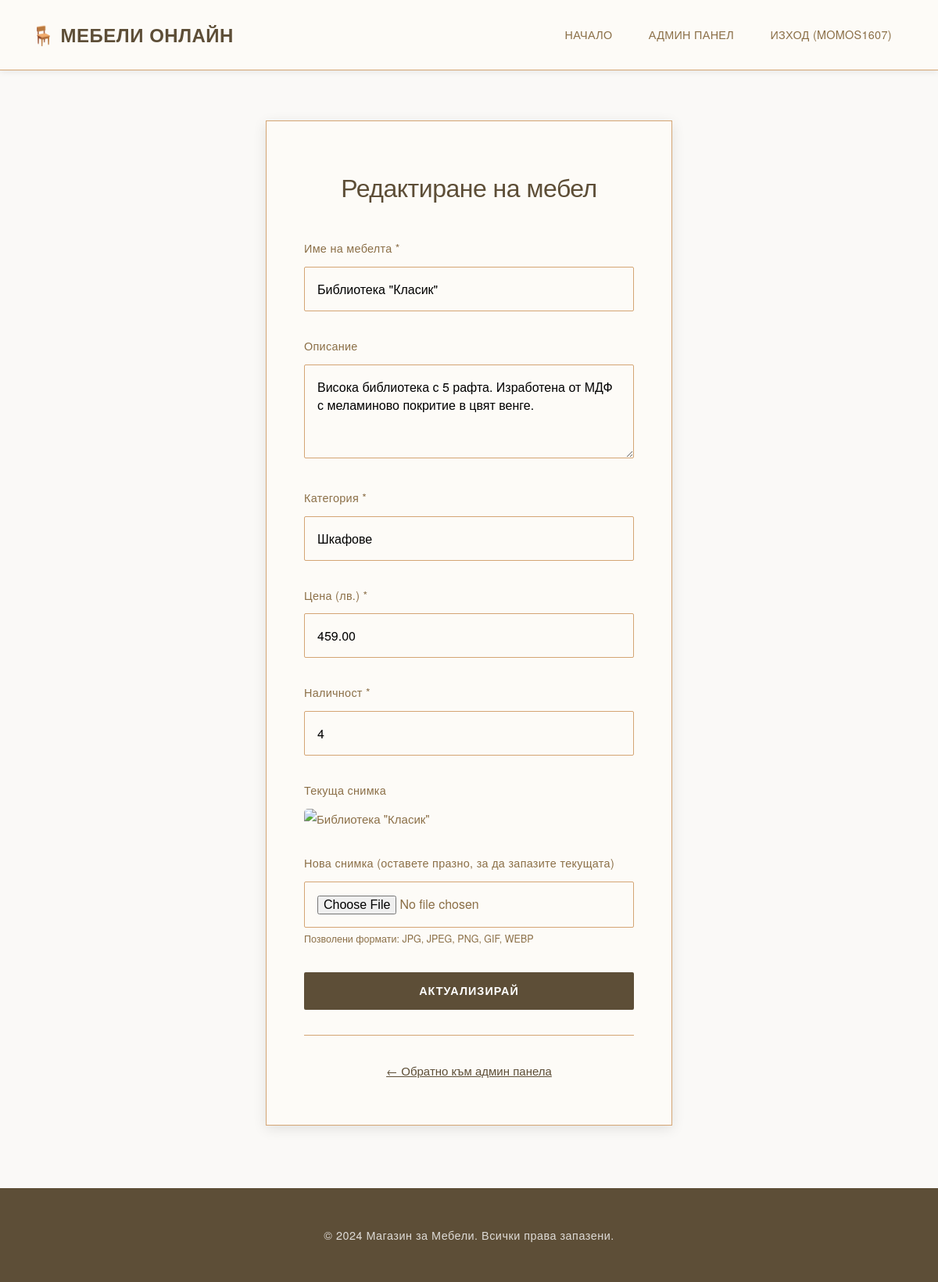
The page /edit_furniture.php?id=5 (signed in) on the database its author committed.
### tables this page shows
CREATE TABLE `furniture` (
  `id` int(11) NOT NULL,
  `name` varchar(100) NOT NULL,
  `description` text DEFAULT NULL,
  `category` varchar(50) NOT NULL,
  `price` decimal(10,2) NOT NULL,
  `image` varchar(255) NOT NULL,
  `stock` int(11) DEFAULT 0,
  `created_at` timestamp NOT NULL DEFAULT current_timestamp()
);

### edit_furniture.php (the view, shortened to what this page needs)
<?php
require_once 'config.php';
$furniture_id = (int)$_GET['id'];
$query = "SELECT * FROM furniture WHERE id = $furniture_id";
$result = mysqli_query($conn, $query);
$furniture = mysqli_fetch_assoc($result);
?>
<!DOCTYPE html>
<html lang="bg">
<head>
    <link rel="stylesheet" href="style.css">
</head>
<body>
    <nav class="navbar">
        <div class="container">
            <div class="nav-wrapper">
                <a href="index.php" class="logo">🪑 Мебели Онлайн</a>
                <ul class="nav-menu">
                    <li><a href="index.php">Начало</a></li>
                    <li><a href="admin_panel.php">Админ панел</a></li>
                    <li><a href="logout.php">Изход (<?php echo htmlspecialchars($_SESSION['username']); ?>)</a></li>
                </ul>
            </div>
        </div>
    </nav>
    <div class="form-container">
        <h2>Редактиране на мебел</h2>
        <form method="POST" action="" enctype="multipart/form-data">
            <div class="form-group">
                <label for="name">Име на мебелта *</label>
                <input type="text" id="name" name="name" value="<?php echo htmlspecialchars($furniture['name']); ?>" required>
            </div>
            <div class="form-group">
                <label for="description">Описание</label>
                <textarea id="description" name="description"><?php echo htmlspecialchars($furniture['description']); ?></textarea>
            </div>
            <div class="form-group">
                <label for="category">Категория *</label>
                <input type="text" id="category" name="category" value="<?php echo htmlspecialchars($furniture['category']); ?>" required>
            </div>
            <div class="form-group">
                <label for="price">Цена (лв.) *</label>
                <input type="number" id="price" name="price" step="0.01" min="0" value="<?php echo $furniture['price']; ?>" required>
            </div>
            <div class="form-group">
                <label for="stock">Наличност *</label>
                <input type="number" id="stock" name="stock" min="0" value="<?php echo $furniture['stock']; ?>" required>
            </div>
            <div class="form-group">
                <label>Текуща снимка</label>
                <img src="images/<?php echo htmlspecialchars($furniture['image']); ?>"
                     alt="<?php echo htmlspecialchars($furniture['name']); ?>"
                     style="max-width: 300px; border-radius: 5px;"
                     onerror="this.src='images/placeholder.jpg'">
            </div>
            <div class="form-group">
                <label for="image">Нова снимка (оставете празно, за да запазите текущата)</label>
                <input type="file" id="image" name="image" accept="image/*">
                <small>Позволени формати: JPG, JPEG, PNG, GIF, WEBP</small>
            </div>
            <button type="submit" class="btn btn-primary" style="width: 100%;">Актуализирай</button>
        </form>
        <div class="form-link">
            <p><a href="admin_panel.php">← Обратно към админ панела</a></p>
        </div>
    </div>
    <footer class="footer">
        <div class="container">
            <p>&copy; 2024 Магазин за Мебели. Всички права запазени.</p>
        </div>
    </footer>
</body>
</html>

### style.css (style rules this page uses)
:root { --primary-dark: #8B6F47; --primary-black: #5D4E37; --secondary-dark: #2d2d2d; --accent-gold: #c9a96e; --accent-beige: #e8e3d8; --text-primary: #8B6F47; --text-secondary: #8B6F47; --text-light: #B8A794; --bg-cream: #faf9f7; --bg-light: #FDFBF7; --border-light: #D4A574; --shadow-soft: 0 2px 8px rgba(0,0,0,0.08); --shadow-medium: 0 4px 16px rgba(0,0,0,0.1); --shadow-hover: 0 8px 24px rgba(0,0,0,0.12); --transition: all 0.35s cubic-bezier(0.4, 0, 0.2, 1); }
* { margin: 0; padding: 0; box-sizing: border-box; }
html { scroll-behavior: smooth; }
body { font-family: 'Helvetica Neue', 'Arial', sans-serif; line-height: 1.7; color: var(--text-primary); background-color: var(--bg-cream); font-size: 15px; -webkit-font-smoothing: antialiased; -moz-osx-font-smoothing: grayscale; }
.container { max-width: 1440px; margin: 0 auto; padding: 0 2.5rem; }
.navbar { background-color: var(--bg-light); border-bottom: 1px solid var(--border-light); position: sticky; top: 0; z-index: 1000; box-shadow: var(--shadow-soft); }
.nav-wrapper { display: flex; justify-content: space-between; align-items: center; padding: 1.5rem 0; }
.logo { font-size: 1.5rem; font-weight: 700; color: var(--primary-black); text-decoration: none; letter-spacing: 0.5px; text-transform: uppercase; transition: var(--transition); }
.nav-menu { display: flex; list-style: none; gap: 0.5rem; align-items: center; }
.nav-menu li a { color: var(--text-primary); text-decoration: none; padding: 0.7rem 1.2rem; border-radius: 2px; transition: var(--transition); font-weight: 500; font-size: 0.9rem; letter-spacing: 0.3px; text-transform: uppercase; }
.btn { padding: 1rem 2rem; border: none; border-radius: 2px; cursor: pointer; font-size: 0.9rem; font-weight: 600; text-decoration: none; display: inline-flex; align-items: center; justify-content: center; gap: 0.5rem; text-align: center; transition: var(--transition); text-transform: uppercase; letter-spacing: 1px; }
.btn-primary { background-color: var(--primary-black); color: white; flex: 1; }
.form-container { max-width: 520px; margin: 4rem auto; background: var(--bg-light); padding: 3.5rem 3rem; border: 1px solid var(--border-light); box-shadow: var(--shadow-medium); }
.form-container h2 { text-align: center; color: var(--primary-black); margin-bottom: 2.5rem; font-size: 2rem; font-weight: 400; letter-spacing: -0.5px; }
.form-group { margin-bottom: 2rem; }
.form-group label { display: block; margin-bottom: 0.7rem; color: var(--text-primary); font-weight: 500; font-size: 0.9rem; letter-spacing: 0.3px; }
.form-group input, .form-group textarea, .form-group select { width: 100%; padding: 1rem; border: 1px solid var(--border-light); border-radius: 2px; font-size: 1rem; transition: var(--transition); font-family: inherit; background: var(--bg-light); }
.form-group textarea { resize: vertical; min-height: 120px; }
.form-link { text-align: center; margin-top: 2rem; padding-top: 2rem; border-top: 1px solid var(--border-light); }
.form-link a { color: var(--primary-black); text-decoration: underline; font-weight: 500; transition: var(--transition); }
.footer { background-color: var(--primary-black); color: white; text-align: center; padding: 3rem 0; margin-top: 5rem; }
.footer p { font-size: 0.9rem; opacity: 0.8; letter-spacing: 0.5px; }
h1, h2, h3, h4, h5, h6 { font-weight: 400; }

### rows shown on the page
furniture: name "Библиотека \"Класик\"", description "Висока библиотека с 5 рафта. Изработена от МДФ с меламиново покритие в цвят венге.", category "Шкафове", price "459.00", stock "4"

### other values the page prints
$_SESSION['username'] "MOMOS1607"
